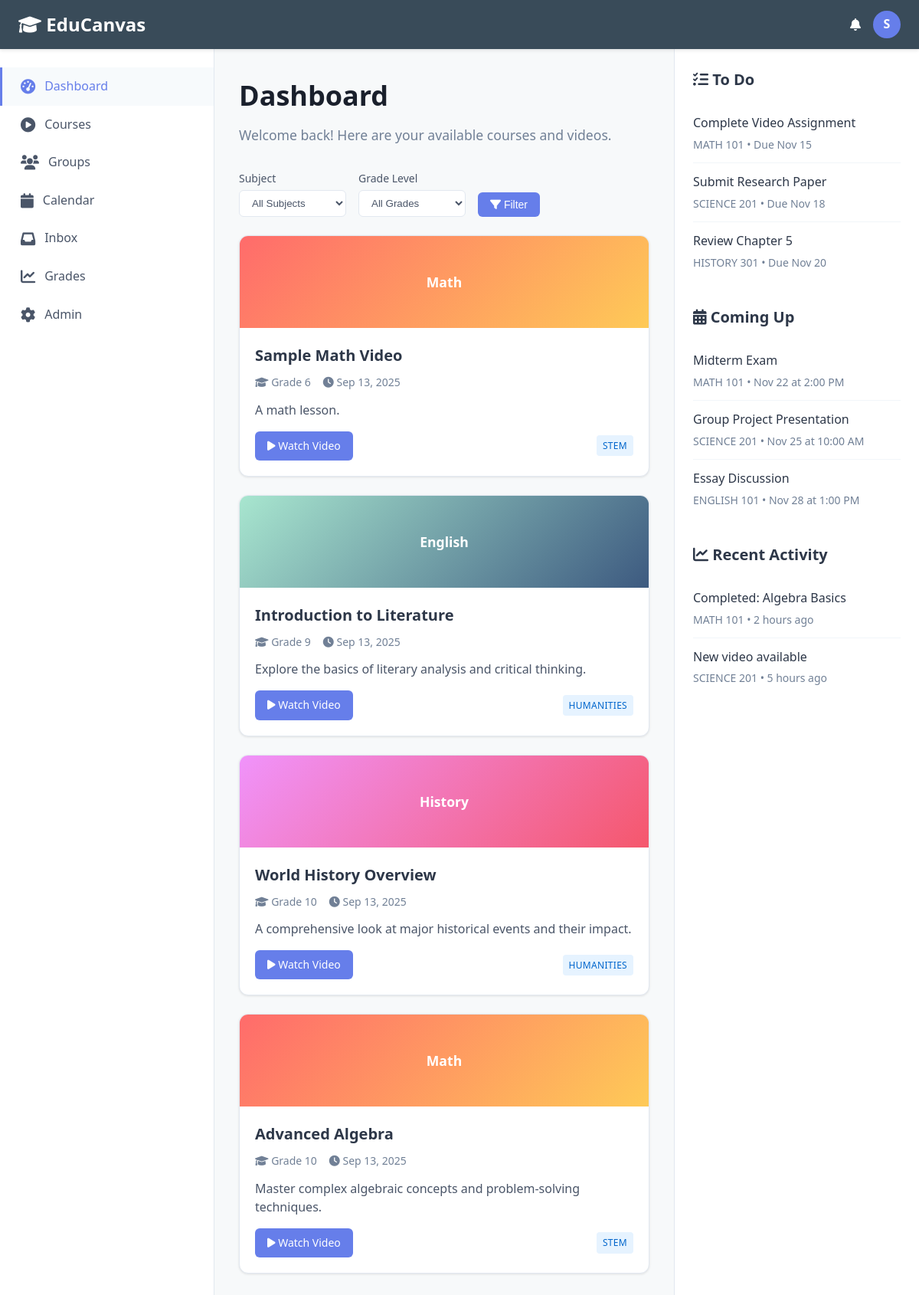
The page / on the database its author committed.
### videos/models.py (models this page shows, shortened)
class Video(models.Model):
    title = models.CharField(max_length=255)
    description = models.TextField(blank=True)
    file = models.FileField(upload_to='videos/')
    subject = models.ForeignKey(Subject, on_delete=models.CASCADE, related_name='videos')
    grade_level = models.ForeignKey(GradeLevel, on_delete=models.CASCADE, related_name='videos')
    uploaded_by = models.ForeignKey(User, on_delete=models.SET_NULL, null=True, blank=True)
    uploaded_at = models.DateTimeField(auto_now_add=True)

### catalog/models.py (models this page shows, shortened)
class Subject(models.Model):
    name = models.CharField(max_length=100, unique=True)
    category = models.ForeignKey(Category, on_delete=models.CASCADE, related_name='subjects')

class GradeLevel(models.Model):
    name = models.CharField(max_length=50, unique=True)

class Category(models.Model):
    name = models.CharField(max_length=100, unique=True)

### videos/views.py (the view)
# urls.py: path('', views.video_library, name='video_library'),
def video_library(request):
    subject_id = request.GET.get('subject')
    grade_id = request.GET.get('grade')
    videos = Video.objects.all()
    if subject_id:
        videos = videos.filter(subject_id=subject_id)
    if grade_id:
        videos = videos.filter(grade_level_id=grade_id)
    subjects = Subject.objects.all()
    grades = GradeLevel.objects.all()
    return render(request, 'videos/library.html', {
        'videos': videos,
        'subjects': subjects,
        'grades': grades,
        'selected_subject': subject_id,
        'selected_grade': grade_id,
    })

### videos/templates/videos/library.html (shortened to what this page needs)
{% load static %}
<!DOCTYPE html>
<html lang="en">
<head>
    <link rel="stylesheet" href="{% static 'css/main.css' %}">
    <link rel="stylesheet" href="https://cdnjs.cloudflare.com/ajax/libs/font-awesome/6.0.0/css/all.min.css">
</head>
<body>
    <header class="header">
        <div class="logo">
            <i class="fas fa-graduation-cap"></i> EduCanvas
        </div>
        <div class="user-menu">
            <i class="fas fa-bell"></i>
            <div class="user-avatar">S</div>
        </div>
    </header>
    <div class="container">
        <nav class="sidebar">
            <a href="{% url 'video_library' %}" class="nav-item active">
                <i class="nav-icon fas fa-tachometer-alt"></i>
                Dashboard
            </a>
            <a href="#" class="nav-item">
                <i class="nav-icon fas fa-play-circle"></i>
                Courses
            </a>
            <a href="#" class="nav-item">
                <i class="nav-icon fas fa-users"></i>
                Groups
            </a>
            <a href="#" class="nav-item">
                <i class="nav-icon fas fa-calendar"></i>
                Calendar
            </a>
            <a href="#" class="nav-item">
                <i class="nav-icon fas fa-inbox"></i>
                Inbox
            </a>
            <a href="#" class="nav-item">
                <i class="nav-icon fas fa-chart-line"></i>
                Grades
            </a>
            <a href="/admin/" class="nav-item">
                <i class="nav-icon fas fa-cog"></i>
                Admin
            </a>
        </nav>
        <main class="main-content">
            <h1 class="page-title">Dashboard</h1>
            <p class="page-subtitle">Welcome back! Here are your available courses and videos.</p>
            <div class="filters">
                <form method="get" style="display: flex; gap: 16px; align-items: end;">
                    <div class="filter-group">
                        <label class="filter-label">Subject</label>
                        <select name="subject" class="filter-select">
                            <option value="">All Subjects</option>
                        </select>
                    </div>
                    <div class="filter-group">
                        <label class="filter-label">Grade Level</label>
                        <select name="grade" class="filter-select">
                            <option value="">All Grades</option>
                        </select>
                    </div>
                    <button type="submit" class="btn btn-primary">
                        <i class="fas fa-filter"></i> Filter
                    </button>
                </form>
            </div>
            <div class="cards-grid">
                {% for video in videos %}
                <div class="card">
                    <div class="card-header {% if video.subject.name == 'Math' %}math{% elif video.subject.name == 'Science' %}science{% elif video.subject.name == 'English' %}english{% elif video.subject.name == 'History' %}history{% endif %}">
                        <div class="card-header-text">{{ video.subject.name }}</div>
                    </div>
                    <div class="card-body">
                        <h3 class="card-title">{{ video.title }}</h3>
                        <div class="card-meta">
                            <span><i class="fas fa-graduation-cap"></i> {{ video.grade_level.name }}</span>
                            <span><i class="fas fa-clock"></i> {{ video.uploaded_at|date:"M d, Y" }}</span>
                        </div>
                        <p class="card-description">{{ video.description|truncatewords:15|default:"No description available." }}</p>
                        <div class="card-footer">
                            <a href="{% url 'video_detail' video.pk %}" class="btn btn-primary">
                                <i class="fas fa-play"></i> Watch Video
                            </a>
                            <span class="badge badge-primary">{{ video.subject.category.name }}</span>
                        </div>
                    </div>
                </div>
                {% endfor %}
            </div>
        </main>
        <aside class="right-sidebar">
            <div class="sidebar-section">
                <h3 class="sidebar-title">
                    <i class="fas fa-tasks"></i> To Do
                </h3>
                <div class="todo-item">
                    <div class="item-title">Complete Video Assignment</div>
                    <div class="item-meta">MATH 101 • Due Nov 15</div>
                </div>
                <div class="todo-item">
                    <div class="item-title">Submit Research Paper</div>
                    <div class="item-meta">SCIENCE 201 • Due Nov 18</div>
                </div>
                <div class="todo-item">
                    <div class="item-title">Review Chapter 5</div>
                    <div class="item-meta">HISTORY 301 • Due Nov 20</div>
                </div>
            </div>
            <div class="sidebar-section">
                <h3 class="sidebar-title">
                    <i class="fas fa-calendar-alt"></i> Coming Up
                </h3>
                <div class="upcoming-item">
                    <div class="item-title">Midterm Exam</div>
                    <div class="item-meta">MATH 101 • Nov 22 at 2:00 PM</div>
                </div>
                <div class="upcoming-item">
                    <div class="item-title">Group Project Presentation</div>
                    <div class="item-meta">SCIENCE 201 • Nov 25 at 10:00 AM</div>
                </div>
                <div class="upcoming-item">
                    <div class="item-title">Essay Discussion</div>
                    <div class="item-meta">ENGLISH 101 • Nov 28 at 1:00 PM</div>
                </div>
            </div>
            <div class="sidebar-section">
                <h3 class="sidebar-title">
                    <i class="fas fa-chart-line"></i> Recent Activity
                </h3>
                <div class="upcoming-item">
                    <div class="item-title">Completed: Algebra Basics</div>
                    <div class="item-meta">MATH 101 • 2 hours ago</div>
                </div>
                <div class="upcoming-item">
                    <div class="item-title">New video available</div>
                    <div class="item-meta">SCIENCE 201 • 5 hours ago</div>
                </div>
            </div>
        </aside>
    </div>
</body>
</html>

### videos/static/css/main.css (style rules this page uses)
* { margin: 0; padding: 0; box-sizing: border-box; }
body { font-family: 'Segoe UI', Tahoma, Geneva, Verdana, sans-serif; background-color: #f7f9fa; color: #2d3748; line-height: 1.6; }
.header { background: #394b59; color: white; padding: 0 24px; display: flex; align-items: center; justify-content: space-between; height: 64px; box-shadow: 0 2px 4px rgba(0,0,0,0.1); position: sticky; top: 0; z-index: 100; }
.logo { font-size: 1.5rem; font-weight: bold; color: #ffffff; }
.user-menu { display: flex; align-items: center; gap: 16px; }
.user-avatar { width: 36px; height: 36px; border-radius: 50%; background: #667eea; display: flex; align-items: center; justify-content: center; color: white; font-weight: bold; }
.container { display: flex; min-height: calc(100vh - 64px); }
.sidebar { width: 280px; background: #ffffff; border-right: 1px solid #e2e8f0; padding: 24px 0; flex-shrink: 0; }
.nav-item { display: flex; align-items: center; padding: 12px 24px; color: #4a5568; text-decoration: none; transition: all 0.2s; border-left: 3px solid transparent; }
.nav-item:hover, .nav-item.active { background-color: #f7fafc; border-left-color: #667eea; color: #667eea; }
.nav-icon { margin-right: 12px; font-size: 1.2rem; }
.main-content { flex: 1; padding: 32px; background: #f7f9fa; }
.page-title { font-size: 2.25rem; font-weight: 600; margin-bottom: 8px; color: #1a202c; }
.page-subtitle { color: #718096; margin-bottom: 32px; font-size: 1.1rem; }
.cards-grid { display: grid; grid-template-columns: repeat(auto-fill, minmax(320px, 1fr)); gap: 24px; margin-bottom: 32px; }
.card { background: #ffffff; border-radius: 12px; box-shadow: 0 1px 3px rgba(0,0,0,0.1); overflow: hidden; transition: all 0.3s ease; border: 1px solid #e2e8f0; }
.card-header { height: 120px; background: linear-gradient(135deg, #667eea 0%, #764ba2 100%); position: relative; display: flex; align-items: center; justify-content: center; }
.card-header.math { background: linear-gradient(135deg, #ff6b6b 0%, #feca57 100%); }
.card-header.english { background: linear-gradient(135deg, #a8e6cf 0%, #3d5a80 100%); }
.card-header.history { background: linear-gradient(135deg, #f093fb 0%, #f5576c 100%); }
.card-header-text { color: white; font-size: 1.1rem; font-weight: 600; text-align: center; }
.card-body { padding: 20px; }
.card-title { font-size: 1.25rem; font-weight: 600; margin-bottom: 8px; color: #2d3748; }
.card-meta { display: flex; align-items: center; gap: 16px; margin-bottom: 12px; font-size: 0.875rem; color: #718096; }
.card-description { color: #4a5568; margin-bottom: 16px; line-height: 1.5; }
.card-footer { display: flex; justify-content: space-between; align-items: center; }
.btn { padding: 8px 16px; border-radius: 6px; font-weight: 500; text-decoration: none; transition: all 0.2s; border: none; cursor: pointer; font-size: 0.875rem; }
.btn-primary { background: #667eea; color: white; }
.right-sidebar { width: 320px; background: #ffffff; border-left: 1px solid #e2e8f0; padding: 24px; flex-shrink: 0; }
.sidebar-section { margin-bottom: 32px; }
.sidebar-title { font-size: 1.25rem; font-weight: 600; margin-bottom: 16px; color: #2d3748; }
.todo-item, .upcoming-item { padding: 12px 0; border-bottom: 1px solid #f1f5f9; }
.todo-item:last-child, .upcoming-item:last-child { border-bottom: none; }
.item-title { font-weight: 500; color: #2d3748; margin-bottom: 4px; }
.item-meta { font-size: 0.875rem; color: #718096; }
.filters { display: flex; gap: 16px; margin-bottom: 24px; flex-wrap: wrap; }
.filter-group { display: flex; flex-direction: column; gap: 4px; }
.filter-label { font-size: 0.875rem; font-weight: 500; color: #4a5568; }
.filter-select { padding: 8px 12px; border: 1px solid #e2e8f0; border-radius: 6px; background: white; color: #4a5568; min-width: 140px; }
.badge { display: inline-block; padding: 4px 8px; font-size: 0.75rem; font-weight: 500; border-radius: 4px; text-transform: uppercase; letter-spacing: 0.025em; }
.badge-primary { background: #e6f3ff; color: #0066cc; }

### rows shown on the page
Video: subject.name "Math", title "Sample Math Video", grade_level.name "Grade 6", uploaded_at "Sep 13, 2025", description "A math lesson.", subject.category.name "STEM"
Video: subject.name "English", title "Introduction to Literature", grade_level.name "Grade 9", uploaded_at "Sep 13, 2025", description "Explore the basics of literary analysis and critical thinking.", subject.category.name "HUMANITIES"
Video: subject.name "History", title "World History Overview", grade_level.name "Grade 10", uploaded_at "Sep 13, 2025", description "A comprehensive look at major historical events and their impact.", subject.category.name "HUMANITIES"
Video: subject.name "Math", title "Advanced Algebra", grade_level.name "Grade 10", uploaded_at "Sep 13, 2025", description "Master complex algebraic concepts and problem-solving techniques.", subject.category.name "STEM"
